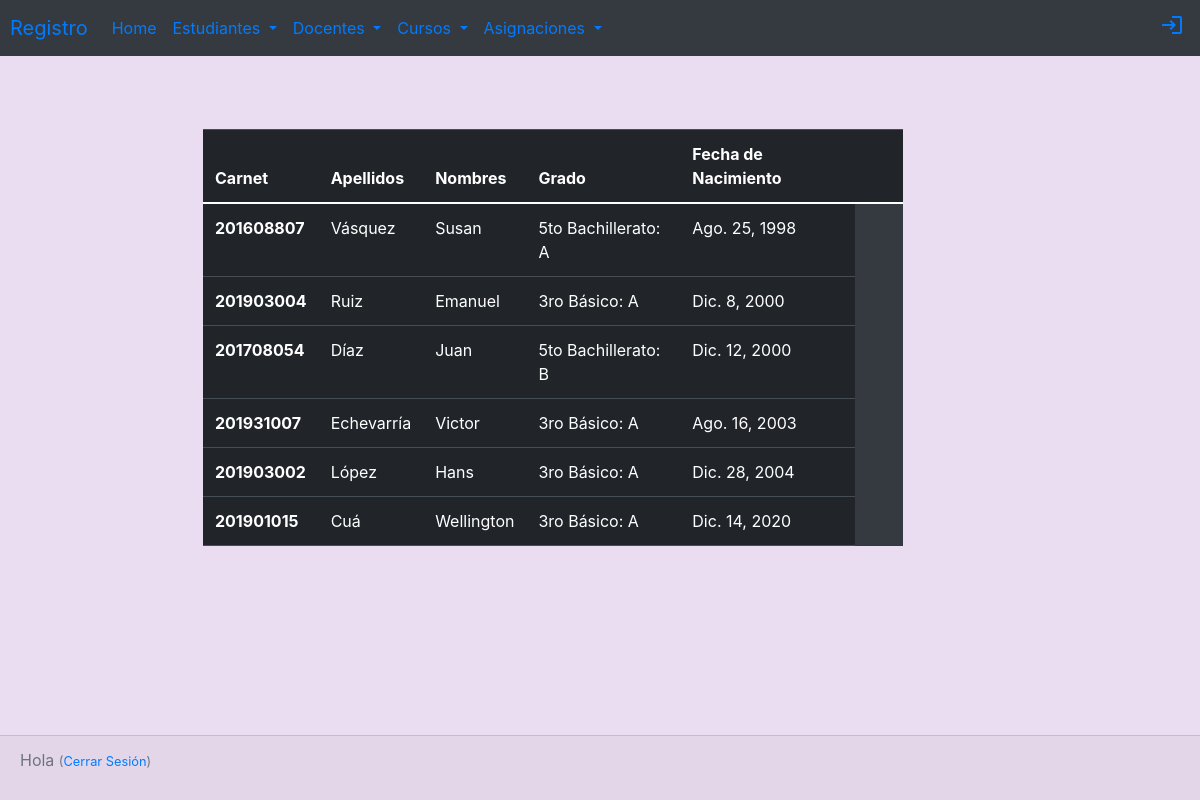
The app's page /estudiantes/, older data.
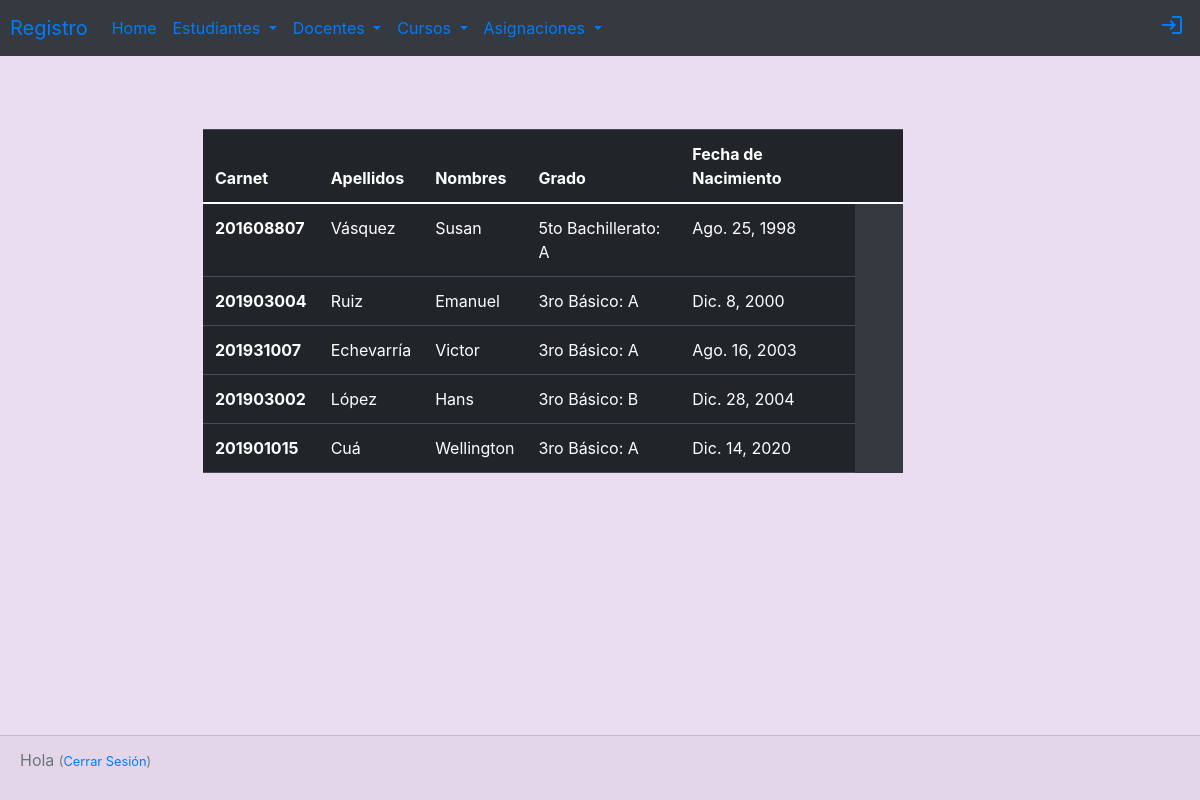
The same page, newer data.
### registro/models.py (models this page shows, shortened)
class Estudiante(models.Model):
    nombres= models.CharField(max_length=100)
    apellidos= models.CharField(max_length=100)
    fecha_nac= models.DateField()
    noCarnet= models.CharField(max_length=10)
    grado= models.ForeignKey(Grado, related_name='GradoEst', on_delete=models.CASCADE)
    seccion = models.ForeignKey(Seccion, related_name='Sección', on_delete=models.CASCADE)

class Grado(models.Model):
    nombre= models.CharField(max_length=50)
    def __str__(self):
        return self.nombre

class Seccion(models.Model):
    seccion = models.CharField(max_length=2)
    def __str__(self):
        return self.seccion

### registro/views.py (the view)
# urls.py: path('estudiantes/', views.estudiantes, name='estudiantes'),
def estudiantes(request):
    estudiantes = Estudiante.objects.filter(fecha_nac__lte=timezone.now()).order_by('fecha_nac')
    return render(request, 'registro/estudiantes.html', { 'estudiantes': estudiantes})

### registro/templates/registro/estudiantes.html (shortened to what this page needs)
{% extends 'registro/base.html' %}
{% block content %}
<div class="container tabla">
    <table class="table table-dark tabla">
      <thead>
        <tr>
          <th scope="col">Carnet</th>
          <th scope="col">Apellidos</th>
          <th scope="col">Nombres</th>
          <th scope="col">Grado</th>
          <th scope="col">Fecha de Nacimiento</th>
          <th scope="col"></th>
          <th scope="col"></th>
        </tr>
      </thead>
      <tbody>
      {% for estudiante in estudiantes %}
      <tr>
        <th scope="row">{{estudiante.noCarnet}}</th>
        <td>{{estudiante.apellidos}}</td>
        <td>{{estudiante.nombres}}</td>
        <td>{{ estudiante.grado }}: {{ estudiante.seccion}}</td>
        <td>{{estudiante.fecha_nac}}</td>
      </tr>
      {% endfor %}
    {%endblock %}

Row changes from the older to the newer data that the page shows:
removed Estudiante: noCarnet "201708054", apellidos "Díaz", nombres "Juan", grado "5to Bachillerato", seccion "B", fecha_nac "Dic. 12, 2000"
changed Estudiante "López": seccion "A" → "B"
